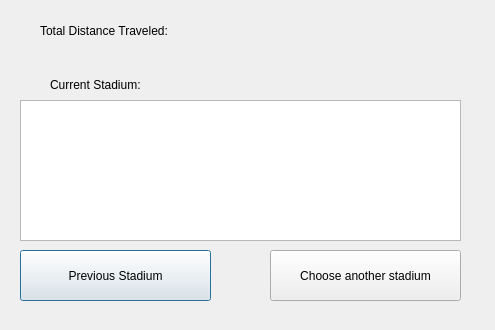
<?xml version="1.0" encoding="UTF-8"?>
<ui version="4.0">
 <class>marlinstrip</class>
 <widget class="QDialog" name="marlinstrip">
  <property name="geometry">
   <rect>
    <x>0</x>
    <y>0</y>
    <width>495</width>
    <height>330</height>
   </rect>
  </property>
  <property name="windowTitle">
   <string>Dialog</string>
  </property>
  <widget class="QLabel" name="label_2">
   <property name="geometry">
    <rect>
     <x>50</x>
     <y>69</y>
     <width>261</width>
     <height>31</height>
    </rect>
   </property>
   <property name="text">
    <string>Current Stadium: </string>
   </property>
  </widget>
  <widget class="QPushButton" name="pushButton">
   <property name="geometry">
    <rect>
     <x>20</x>
     <y>250</y>
     <width>191</width>
     <height>51</height>
    </rect>
   </property>
   <property name="text">
    <string>Previous Stadium</string>
   </property>
  </widget>
  <widget class="QTableView" name="tableView">
   <property name="geometry">
    <rect>
     <x>20</x>
     <y>100</y>
     <width>441</width>
     <height>141</height>
    </rect>
   </property>
  </widget>
  <widget class="QLabel" name="label">
   <property name="geometry">
    <rect>
     <x>40</x>
     <y>20</y>
     <width>371</width>
     <height>21</height>
    </rect>
   </property>
   <property name="text">
    <string>Total Distance Traveled: </string>
   </property>
  </widget>
  <widget class="QPushButton" name="pushButton_2">
   <property name="geometry">
    <rect>
     <x>270</x>
     <y>250</y>
     <width>191</width>
     <height>51</height>
    </rect>
   </property>
   <property name="text">
    <string>Choose another stadium</string>
   </property>
  </widget>
 </widget>
 <resources/>
 <connections/>
</ui>
